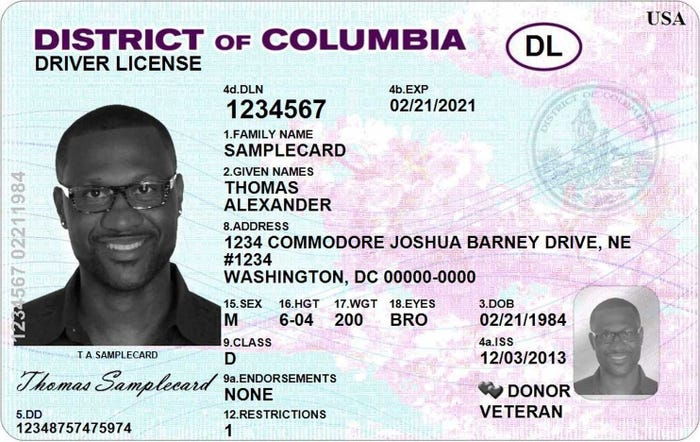
#> input picture samples/license_front_reference_1.jpg, 700 x 442 px
$ python -i ocr_processor.py   (imports and definitions only)
#> lines starting #> are read from the running program, lines starting #| are printed output that depends on the picture; after the words box and inside, x2 and y2 are one past the last pixel; in counts of white or black regions, pixels touching at a corner belong together
#> further down, picture is the input picture: PIL image 700x442 RGB; mean R, G, B 198.9, 201.5, 207.4
"""Image loading, preprocessing and OCR."""
import logging
import os
from io import BytesIO
from urllib.parse import urlparse

import cv2
import numpy as np
import pytesseract
import requests
from PIL import Image, ImageEnhance, UnidentifiedImageError

import config

logger = logging.getLogger(__name__)


class OCRError(Exception):
    """Raised when an image cannot be loaded or processed."""


# [28 lines left out: functions load_image, download_image, not called in this run]


def preprocess_image(image):
    """Grayscale, upscale, denoise and threshold; returns a numpy array."""
    arr = np.array(image.convert("RGB"))
    gray = cv2.cvtColor(arr, cv2.COLOR_RGB2GRAY)
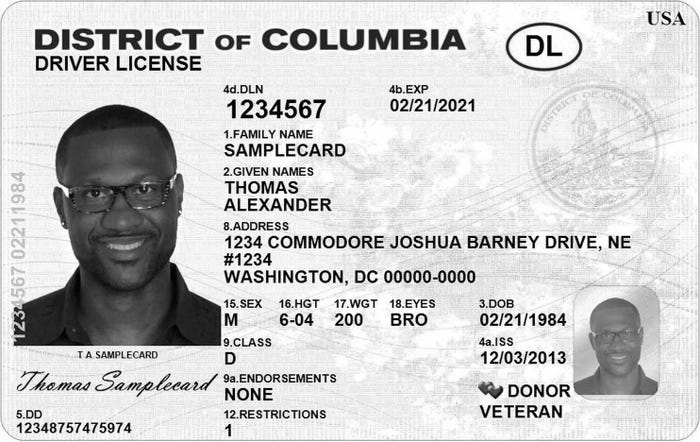
#> gray: shape (442, 700); min 0, max 255, mean 201.4
    if gray.shape[1] < config.MIN_OCR_WIDTH:
        scale = config.MIN_OCR_WIDTH / gray.shape[1]
#> scale = 1.43
        gray = cv2.resize(gray, None, fx=scale, fy=scale, interpolation=cv2.INTER_CUBIC)
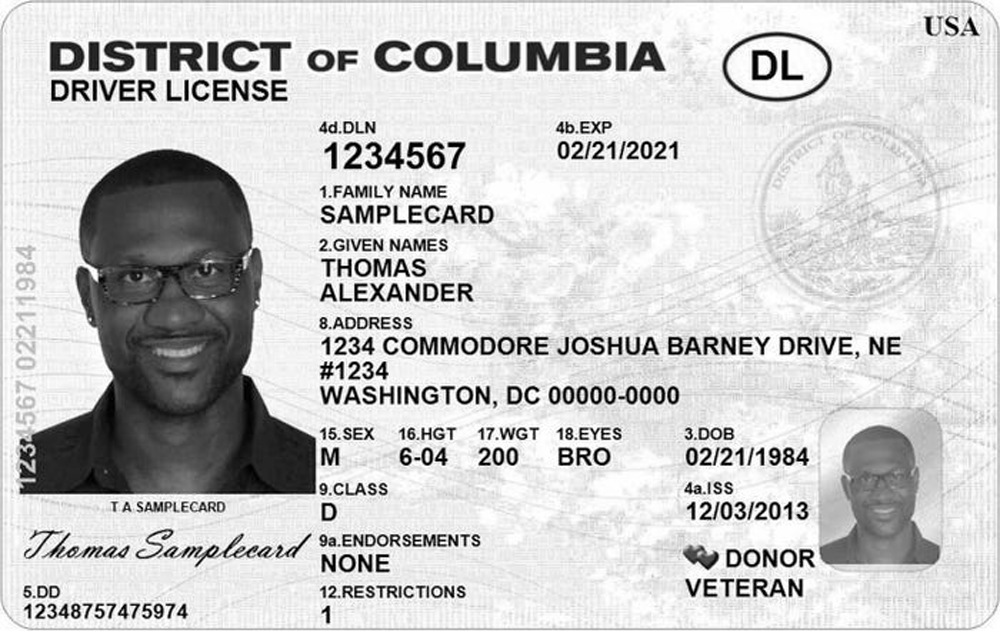
#> gray: shape (631, 1000); min 0, max 255, mean 201.4
    denoised = cv2.fastNlMeansDenoising(gray, None, 10, 7, 21)
    thresh = cv2.threshold(denoised, 0, 255, cv2.THRESH_BINARY + cv2.THRESH_OTSU)[1]
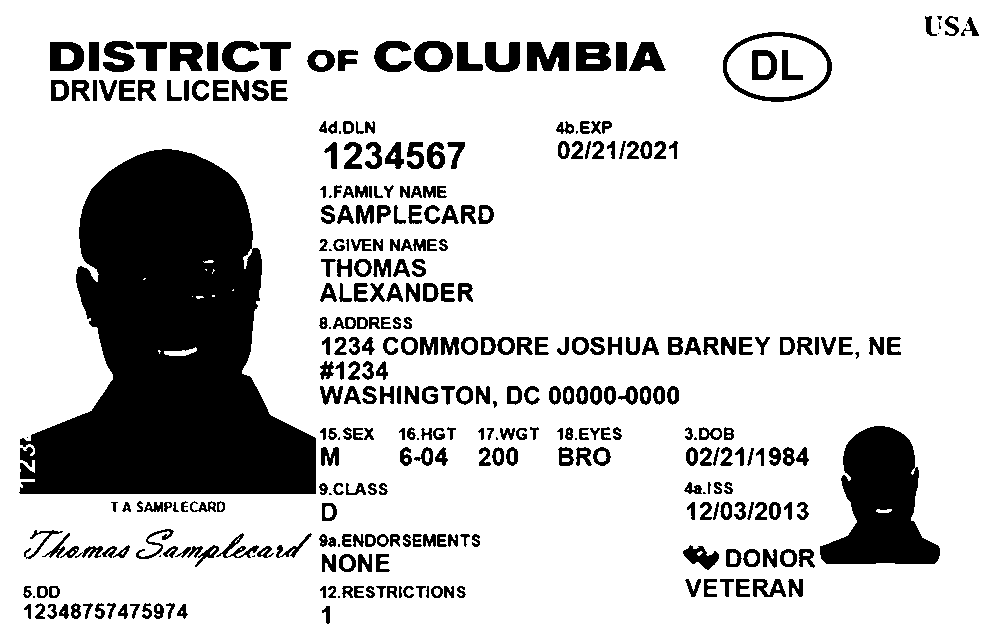
#> thresh: shape (631, 1000); 80.7% white; 349 black regions (23 under 20 px), largest, box (x1, y1, x2, y2) and area: (19, 149, 316, 494) 62689, (820, 426, 940, 564) 10050, (723, 32, 832, 102) 1190
    return thresh


# [62 lines left out: functions extract_text, edit_image, save_image, get_image, process_source, not called in this run]

>>> from PIL import Image
>>> picture = Image.open('samples/license_front_reference_1.jpg')
>>> result = preprocess_image(picture)
